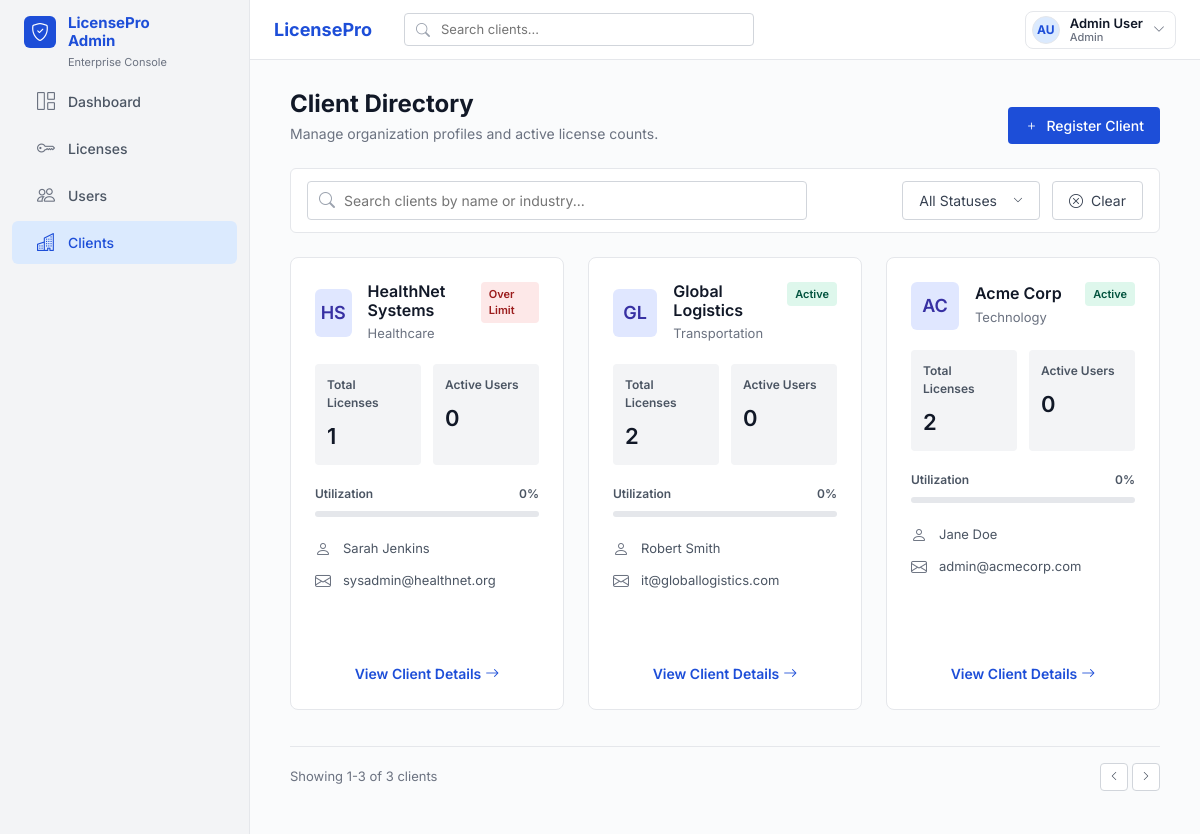
The page /public/clients.php (signed in) on the database its author committed.
### tables this page shows
CREATE TABLE IF NOT EXISTS clients (
    id INT AUTO_INCREMENT PRIMARY KEY,
    name VARCHAR(160) NOT NULL,
    industry VARCHAR(120) NOT NULL,
    status VARCHAR(32) NOT NULL DEFAULT 'active',
    total_licenses INT NOT NULL DEFAULT 0,
    active_users INT NOT NULL DEFAULT 0,
    primary_contact_name VARCHAR(120) NOT NULL,
    primary_contact_email VARCHAR(180) NOT NULL,
    created_at DATETIME NOT NULL,
    updated_at DATETIME NOT NULL
);

### includes/auth.php (called while the page is built, shortened)
<?php
function auth_user(): array
{
    return $_SESSION['user'] ?? [];
}
function auth_user_role(): string
{
    return strtolower((string) (auth_user()['role'] ?? 'viewer'));
}
function can_manage_records(): bool
{
    return in_array(auth_user_role(), ['admin', 'manager'], true);
}
function viewer_client_ids(PDO $db): array
{
    if (auth_user_role() !== 'viewer') {
        return [];
    }
    return [];
}
function scoped_in_clause(array $ids, string $column): string
{
    if (auth_user_role() !== 'viewer') {
        return '';
    }
    return ' AND ' . $column . ' IN (' . implode(',', array_map('intval', $ids)) . ')';
}

### public/clients.php (the view, shortened to what this page needs)
<?php
require __DIR__ . '/../includes/auth.php';
require __DIR__ . '/../includes/components.php';
$db = db_connection();
$viewerClientIds = viewer_client_ids($db);
$clientScope = scoped_in_clause($viewerClientIds, 'clients.id');
$clients = $db->query(
    "SELECT clients.id, clients.name, clients.industry, clients.status,
            clients.primary_contact_name, clients.primary_contact_email,
            COUNT(DISTINCT licenses.id) AS total_licenses,
            COUNT(DISTINCT CASE WHEN users.status = 'active' THEN users.id END) AS active_users
     FROM clients
     LEFT JOIN licenses ON licenses.client_id = clients.id
     LEFT JOIN users ON users.client_id = clients.id
     WHERE 1=1" . $clientScope . "
     GROUP BY clients.id, clients.name, clients.industry, clients.status,
              clients.primary_contact_name, clients.primary_contact_email
     ORDER BY clients.id DESC"
)->fetchAll();
function client_initials(string $name): string
{
    $parts = preg_split('/\s+/', trim($name));
    $initials = '';
    foreach (array_slice($parts, 0, 2) as $part) {
        $initials .= strtoupper($part[0] ?? '');
    }
    return $initials !== '' ? $initials : 'CL';
}
function status_badge_class(string $status): string
{
    if ($status === 'over_limit') {
        return 'badge-danger';
    }
    return 'badge-active';
}
function status_label(string $status): string
{
    if ($status === 'over_limit') {
        return 'Over Limit';
    }
    return 'Active';
}
?>
<!DOCTYPE html>
<html lang="en">
<head>
    <link href="https://cdn.jsdelivr.net/npm/bootstrap@5.3.3/dist/css/bootstrap.min.css" rel="stylesheet">
    <link rel="stylesheet" href="https://cdn.jsdelivr.net/npm/bootstrap-icons@1.11.3/font/bootstrap-icons.min.css">
    <link rel="stylesheet" href="assets/css/clients.css">
    <link rel="stylesheet" href="assets/css/components.css">
</head>
<body>
    <div class="main-content">
        <div class="page-header">
            <div>
                <h1 class="page-title">Client Directory</h1>
                <p class="page-subtitle">Manage organization profiles and active license counts.</p>
            </div>
            <?php if (can_manage_records()): ?>
                <div>
                    <button class="btn-primary-custom" data-bs-toggle="modal" data-bs-target="#addClientModal">
                        <i class="bi bi-plus" style="margin-right: 2px;"></i> Register Client
                    </button>
                </div>
            <?php endif; ?>
        </div>
        <div class="toolbar">
            <div class="toolbar-search">
                <i class="bi bi-search"></i>
                <input type="text" placeholder="Search clients by name or industry...">
            </div>
            <div class="toolbar-actions">
                <div class="dropdown">
                    <button class="btn-outline" id="clientStatusFilterButton" type="button" data-bs-toggle="dropdown" aria-expanded="false">
                        <span>All Statuses</span> <i class="bi bi-chevron-down ms-2" style="font-size: 10px;"></i>
                    </button>
                </div>
                <button class="btn-outline" type="button" id="clearClientFilters">
                    <i class="bi bi-x-circle"></i> Clear
                </button>
            </div>
        </div>
        <div class="row" id="clientsGrid">
            <?php foreach ($clients as $client): ?>
                <?php
                    $totalLicenses = (int) ($client['total_licenses'] ?? 0);
                    $activeUsers = (int) ($client['active_users'] ?? 0);
                    $utilization = $totalLicenses > 0 ? min(100, (int) round(($activeUsers / $totalLicenses) * 100)) : 0;
                    $overLimit = $activeUsers > $totalLicenses;
                ?>
                <div
                    class="col-md-4 mb-4 client-grid-item"
                    data-status="<?php echo h($client['status']); ?>"
                    data-client-id="<?php echo (int) $client['id']; ?>"
                    data-name="<?php echo h($client['name']); ?>"
                    data-industry="<?php echo h($client['industry']); ?>"
                    data-status-label="<?php echo h(status_label($client['status'])); ?>"
                    data-total-licenses="<?php echo $totalLicenses; ?>"
                    data-active-users="<?php echo $activeUsers; ?>"
                    data-utilization="<?php echo $utilization; ?>"
                    data-contact-name="<?php echo h($client['primary_contact_name'] ?: 'Not set'); ?>"
                    data-contact-email="<?php echo h($client['primary_contact_email'] ?: 'Not set'); ?>"
                >
                    <div class="client-card">
                        <div class="client-header">
                            <div class="client-logo-wrapper">
                                <div class="client-logo bg-blue-light"><?php echo htmlspecialchars(client_initials($client['name']), ENT_QUOTES, 'UTF-8'); ?></div>
                                <div class="client-info">
                                    <h3><?php echo htmlspecialchars($client['name'], ENT_QUOTES, 'UTF-8'); ?></h3>
                                    <p><?php echo htmlspecialchars($client['industry'], ENT_QUOTES, 'UTF-8'); ?></p>
                                </div>
                            </div>
                            <span class="badge-status <?php echo status_badge_class($client['status']); ?>"><?php echo htmlspecialchars(status_label($client['status']), ENT_QUOTES, 'UTF-8'); ?></span>
                        </div>
                        <div class="stats-grid">
                            <div class="stat-box">
                                <div class="stat-label">Total Licenses</div>
                                <div class="stat-value"><?php echo number_format($totalLicenses); ?></div>
                            </div>
                            <div class="stat-box<?php echo $overLimit ? ' danger' : ''; ?>">
                                <div class="stat-label">Active Users</div>
                                <div class="stat-value"><?php echo number_format($activeUsers); ?></div>
                            </div>
                        </div>
                        <div class="utilization">
                            <div class="utilization-header<?php echo $overLimit ? ' danger' : ''; ?>">
                                <span>Utilization</span>
                                <span class="util-val"><?php echo $utilization; ?>%</span>
                            </div>
                            <div class="progress-bar-bg">
                            </div>
                        </div>
                        <div class="contact-info">
                            <div class="contact-item">
                                <i class="bi bi-person"></i>
                                <span><?php echo htmlspecialchars($client['primary_contact_name'] ?: 'Not set', ENT_QUOTES, 'UTF-8'); ?></span>
                            </div>
                            <div class="contact-item">
                                <i class="bi bi-envelope"></i>
                                <span><?php echo htmlspecialchars($client['primary_contact_email'] ?: 'Not set', ENT_QUOTES, 'UTF-8'); ?></span>
                            </div>
                        </div>
                        <div class="card-action">
                            <a href="#" class="view-client-details" data-bs-toggle="modal" data-bs-target="#clientDetailsModal">
                                View Client Details <i class="bi bi-arrow-right"></i>
                            </a>
                        </div>
                    </div>
                </div>
            <?php endforeach; ?>
        </div>
        <div class="pagination-footer">
            <span id="clientsResultCount">Showing 1-<?php echo count($clients); ?> of <?php echo count($clients); ?> clients</span>
            <div class="pagination-controls">
                <button class="btn-page"><i class="bi bi-chevron-left" style="font-size: 10px;"></i></button>
                <button class="btn-page"><i class="bi bi-chevron-right" style="font-size: 10px;"></i></button>
            </div>
        </div>
    </div>
</body>
</html>

### public/assets/css/clients.css (style rules this page uses)
body { font-family: 'Inter', sans-serif; background-color: #fafbfc; color: #333; margin: 0; padding: 0; }
.main-content { margin-left: 250px; padding: 90px 40px 40px 40px; }
.page-header { display: flex; justify-content: space-between; align-items: flex-end; margin-bottom: 24px; }
.page-title { font-size: 24px; font-weight: 700; color: #111827; margin: 0 0 4px 0; }
.page-subtitle { color: #6b7280; font-size: 14px; margin: 0; }
.btn-primary-custom { background-color: #1d4ed8; color: white; border: none; font-weight: 500; font-size: 14px; padding: 8px 16px; border-radius: 4px; display: flex; align-items: center; gap: 6px; }
.toolbar { background: #ffffff; border: 1px solid #e5e7eb; border-radius: 6px; padding: 12px 16px; display: flex; align-items: center; justify-content: space-between; margin-bottom: 24px; }
.toolbar-search { position: relative; width: 500px; }
.toolbar-search i { position: absolute; left: 12px; top: 50%; transform: translateY(-50%); color: #9ca3af; }
.toolbar-search input { width: 100%; padding: 8px 12px 8px 36px; border: 1px solid #d1d5db; border-radius: 4px; font-size: 14px; color: #374151; }
.toolbar-actions { display: flex; gap: 12px; }
.btn-outline { border: 1px solid #d1d5db; background: white; color: #374151; padding: 8px 16px; border-radius: 4px; font-size: 14px; display: inline-flex; align-items: center; gap: 8px; cursor: pointer; }
.client-card { background: #ffffff; border: 1px solid #e5e7eb; border-radius: 8px; padding: 24px; margin-bottom: 24px; height: 100%; display: flex; flex-direction: column; }
.client-header { display: flex; justify-content: space-between; align-items: flex-start; margin-bottom: 20px; }
.client-logo-wrapper { display: flex; align-items: center; gap: 16px; }
.client-logo { width: 48px; height: 48px; border-radius: 6px; display: flex; align-items: center; justify-content: center; font-weight: 600; font-size: 18px; }
.bg-blue-light { background-color: #e0e7ff; color: #3730a3; }
.client-info h3 { font-size: 16px; font-weight: 600; color: #111827; margin: 0 0 4px 0; }
.client-info p { font-size: 13px; color: #6b7280; margin: 0; }
.badge-status { padding: 4px 8px; border-radius: 4px; font-size: 11px; font-weight: 600; }
.badge-active { background-color: #def7ec; color: #03543f; }
.badge-danger { background-color: #fde8e8; color: #9b1c1c; }
.stats-grid { display: grid; grid-template-columns: 1fr 1fr; gap: 12px; margin-bottom: 20px; }
.stat-box { background-color: #f3f4f6; border-radius: 4px; padding: 12px; }
.stat-label { font-size: 12px; color: #4b5563; margin-bottom: 8px; font-weight: 600; }
.stat-value { font-size: 22px; font-weight: 600; color: #111827; }
.utilization { margin-bottom: 20px; }
.utilization-header { display: flex; justify-content: space-between; font-size: 12px; color: #4b5563; margin-bottom: 8px; font-weight: 600; }
.util-val { font-weight: 600; }
.progress-bar-bg { height: 6px; background-color: #e5e7eb; border-radius: 3px; overflow: hidden; }
.contact-info { margin-bottom: 20px; flex-grow: 1; }
.contact-item { display: flex; align-items: center; font-size: 13px; color: #4b5563; margin-bottom: 8px; }
.contact-item i { color: #6b7280; margin-right: 12px; font-size: 16px; width: 16px; text-align: center; }
.card-action { text-align: center; padding-top: 16px; }
.card-action a { color: #1d4ed8; font-size: 14px; font-weight: 600; text-decoration: none; display: inline-flex; align-items: center; }
.card-action a i { margin-left: 4px; }
.pagination-footer { display: flex; justify-content: space-between; align-items: center; padding: 16px 0; border-top: 1px solid #e5e7eb; color: #6b7280; font-size: 13px; margin-top: 12px; }
.pagination-controls { display: flex; gap: 4px; }
.btn-page { border: 1px solid #d1d5db; background: white; color: #374151; width: 28px; height: 28px; display: flex; align-items: center; justify-content: center; border-radius: 4px; cursor: pointer; }

### rows shown on the page
clients: name "HS", name "HealthNet Systems", industry "Healthcare", status "Over Limit", totalLicenses "1", activeUsers "0", utilization "0", primary_contact_name "Sarah Jenkins", primary_contact_email "sysadmin@healthnet.org"
clients: name "GL", name "Global Logistics", industry "Transportation", status "Active", totalLicenses "2", activeUsers "0", utilization "0", primary_contact_name "Robert Smith", primary_contact_email "it@globallogistics.com"
clients: name "AC", name "Acme Corp", industry "Technology", status "Active", totalLicenses "2", activeUsers "0", utilization "0", primary_contact_name "Jane Doe", primary_contact_email "admin@acmecorp.com"

### other values the page prints
$item['label'] "Dashboard"
$item['label'] "Licenses"
$item['label'] "Users"
$item['label'] "Clients"
$initials "AU"
$name "Admin User"
$role "Admin"
